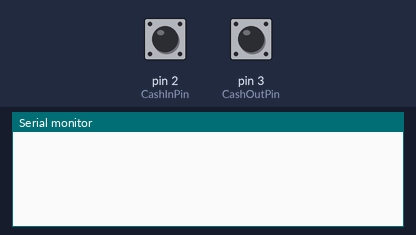
A sketch run on a simulated Arduino Uno, built with avr-gcc and run on an emulated ATmega328P. Shown: the last lines printed to the serial monitor. Inputs (shaded band) come from the test bench; at power-on: pin 2 (CashInPin) HIGH, pin 3 (CashOutPin) HIGH.

Above: at 1.2 s.
1.3 s: pin 2 (CashInPin) pulled LOW for 0.15 s
At 2.4 s:
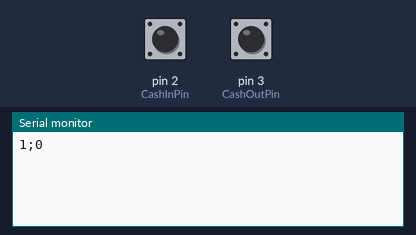
2.9 s: pin 3 (CashOutPin) pulled LOW for 0.15 s
At 3.6 s:
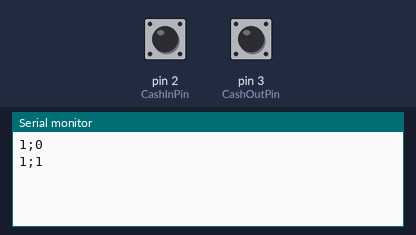
4.5 s: pin 2 (CashInPin) pulled LOW for 1 s
At 6.0 s:
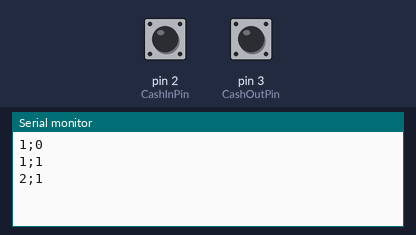
7.0 s: pin 3 (CashOutPin) pulled LOW for 1 s
At 9.1 s:
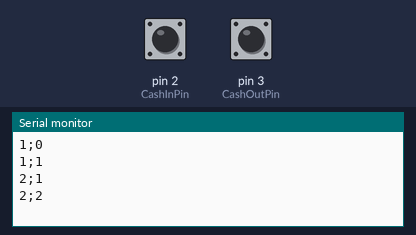
Timing chart, 0 to 10.5 s (numbered marks = the images above; inputs shaded):
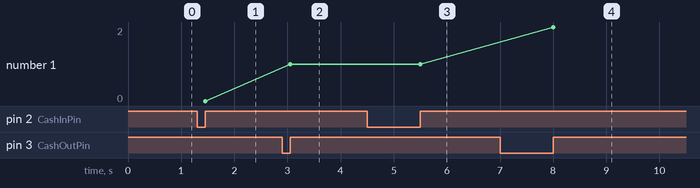

Measured:
- after the input at 1.3 s, the serial monitor: prints a new line after 0.15 s (image 1)
- after the input at 2.9 s, the serial monitor: prints a new line after 0.15 s (image 2)
- after the input at 4.5 s, the serial monitor: prints a new line after 1.0 s (image 3)
- after the input at 7.0 s, the serial monitor: prints a new line after 1.0 s (image 4)

The sketch:

Firmware.ino
```cpp
#include "SoftwareStack.h"

SoftwareStack ss;

int CashInPin=2;
int CashOutPin=3;
volatile int CashInPulses = 0; // counting the pulses
volatile int CashOutPulses = 0; // counting the pulses
int checked1 = false;
int checked2 = false;


void sendData(){
  String data=String(CashInPulses)+String(';')+String(CashOutPulses);
  Serial.println(data);
}
void count_cashIn_pulses()
{
  int val = digitalRead(CashInPin);
  checked1 = true;
 if (val == HIGH)
  {
    CashInPulses += 1;
  }
}
void count_cashOut_pulses()
{
  int val = digitalRead(CashOutPin);
  checked2 = true;
 if (val == HIGH)
  {
    CashOutPulses += 1;
  }
}

int checkCashInPulse(){
    if (checked1) {
        checked1 = false;
        // Serial.println("CashInPulse Detected!");
        // Serial.print("CashInPulse Count: ");
        //Serial.println(CashInPulses);
        sendData();
        delay(500);
  }
}

int checkCashOutPulse(){
    if (checked2) {
        checked2 = false;
        // Serial.println("CashOutPulse Detected!");
        // Serial.print("CashOutPulse Count: ");
        //Serial.println(CashOutPin);
        sendData();
        delay(500);
  }
}

void setup(){


    Serial.begin(9600); // setup the serial port for communications with the host computer
    pinMode(CashInPin, INPUT_PULLUP);//for making pulses noise-less
    pinMode(CashOutPin, INPUT_PULLUP);//for making pulses noise-less
    attachInterrupt(digitalPinToInterrupt(CashInPin), count_cashIn_pulses, RISING);//pinNumber 2
    attachInterrupt(digitalPinToInterrupt(CashOutPin), count_cashOut_pulses, RISING);//pinNumber 3
}

void loop(){

        checkCashInPulse();
        checkCashOutPulse();
}
```

SoftwareStack.h
```cpp
//Software Stack

class SoftwareStack{
    public:
    #define DebugPrint(x) Serial.println(x)


    String StringSeparator(String data, char separator, int index);
    char * StrToCharArray(String data);


    private:
      //  String configs="";
      char buf[100];

};


char * SoftwareStack::StrToCharArray(String data){
      data.toCharArray(this->buf, data.length()+1);
      return this->buf;
}

String SoftwareStack::StringSeparator(String data, char separator, int index)
{

  int found = 0;
  int strIndex[] = {0, -1};
  int maxIndex = data.length()-1;

  for(int i=0; i<=maxIndex && found<=index; i++){
    if(data.charAt(i)==separator || i==maxIndex){
        found++;
        strIndex[0] = strIndex[1]+1;
        strIndex[1] = (i == maxIndex) ? i+1 : i;
    }
  }

  return found>index ? data.substring(strIndex[0], strIndex[1]) : "";

}
```
